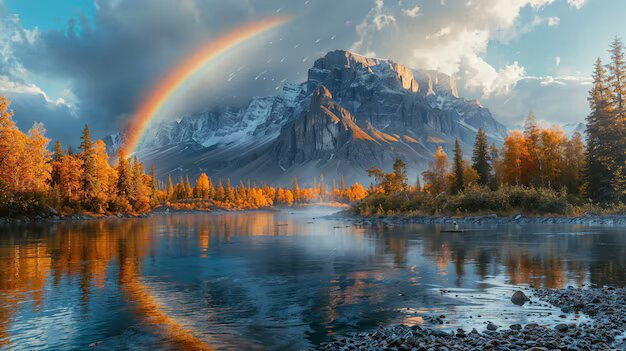
#> input picture photorealistic-rainbow-with-countryside-nature-landscape_23-2151597638.jpg, 626 x 351 px
$ python module_11_1.py
#> lines starting #> are read from the running program, lines starting #| are printed output that depends on the picture
from PIL import Image, ImageFilter

file_name = 'photorealistic-rainbow-with-countryside-nature-landscape_23-2151597638.jpg'
with Image.open(file_name) as f:
#> f is the input picture: PIL image 626x351 RGB; mean R, G, B 102.7, 110.6, 111.6
    f.load()

resize_f = f.resize((1920, 1080))
rotate_f = resize_f.rotate(45, expand=True)
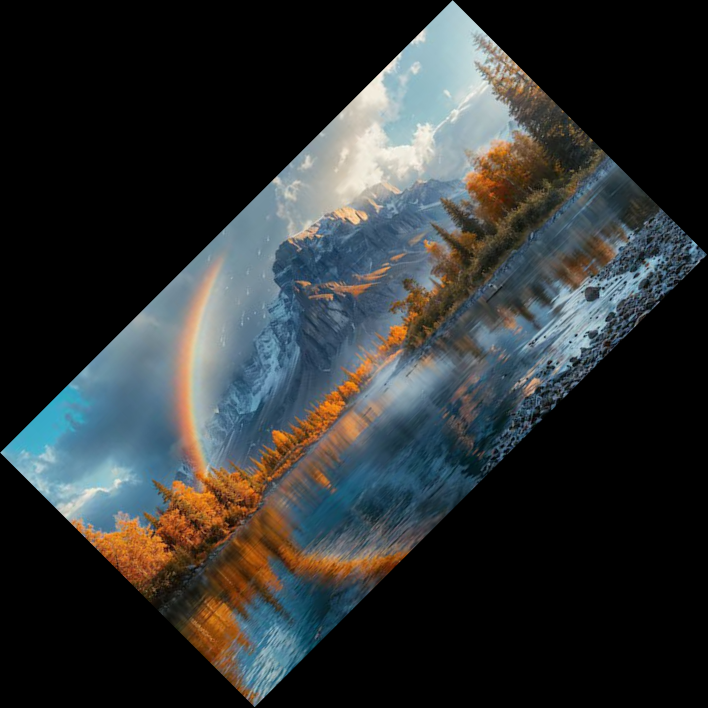
#> rotate_f: PIL image 2122x2122 RGB (shown at 1/3 size); mean R, G, B 47.3, 50.9, 51.4
filter_f = rotate_f.filter(ImageFilter.BoxBlur(1))
filter_f.show()
filter_f.save("new_image.png")
